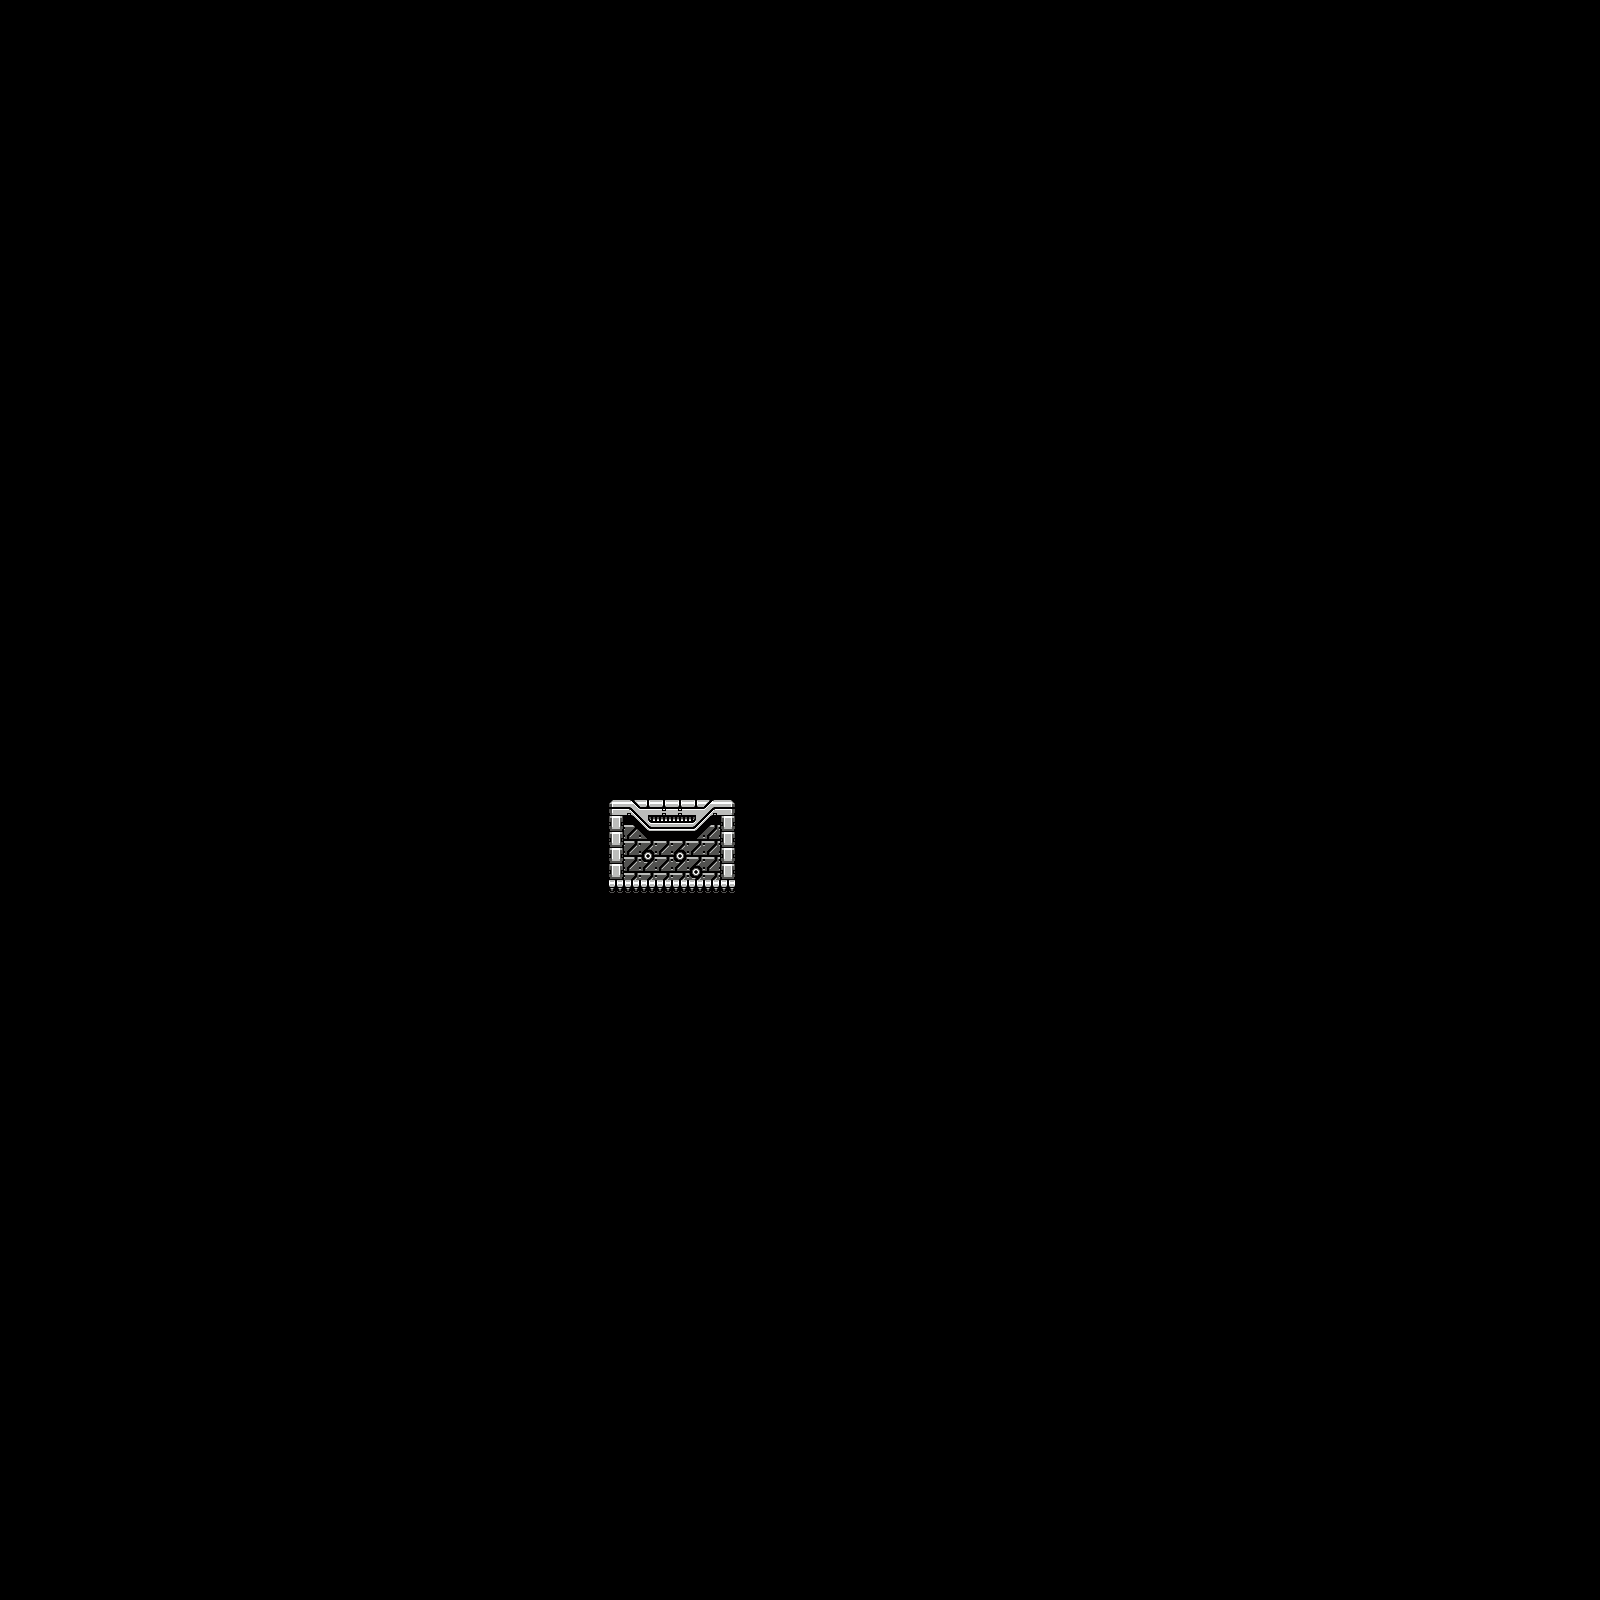

A level layout from a 2D game, rendered from its tile map. Below: a short description, then the map file with tile-grid data replaced by summaries:
An orthogonal 100x100 tile map with 16x16 px tiles, 1 tile layer (Tile Layer 1).

<map version="1.0" tiledversion="2017.09.27" orientation="orthogonal" renderorder="right-down" width="100" height="100" tilewidth="16" tileheight="16" infinite="0" nextobjectid="1">
 <tileset firstgid="1" source="Sci-FiNess.tsx" />
 <layer name="Tile Layer 1" width="100" height="100">
  <data>[10000 cells, 48 non-empty, 37 distinct tile ids]</data>
 </layer>
</map>
